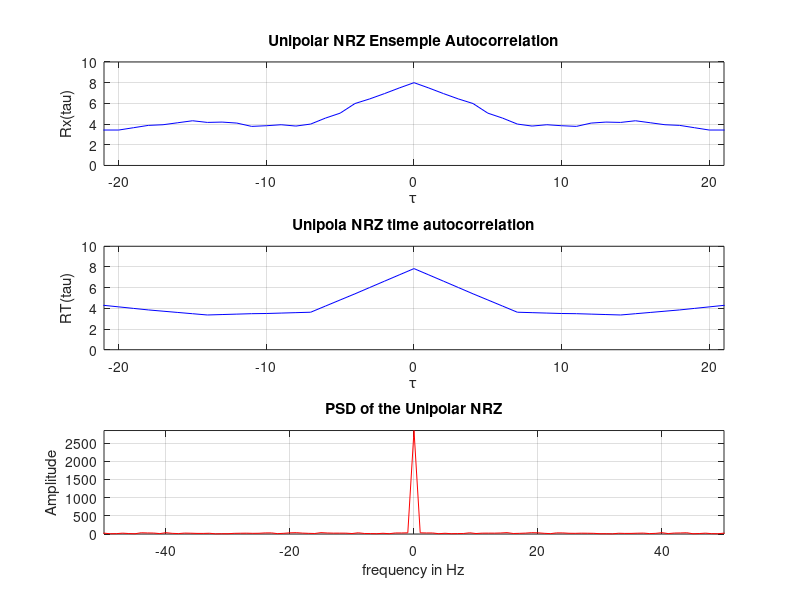

Write MATLAB code to recreate this figure.
clc 
close all 
clear all 

A = 4;
n = 7;   %number of sampels

%% Generating an ensemble consists of 500 realization , each 101 bits
Data = randi( [0 1] , 500 , 101 );

%% Mapping the 1 to be 'A' and 0 to be '0'(Unipolar)
Tx = Data * A;

%% Activating the DAC for 70ms
Tx_out = repelem ( Tx , 1 , 7 );

%% Generating the random time delay 
Td = randi( [0 6] , 500 , 1 );
L = length( Tx_out );


%% Adding the delay time by the concept of circular shifting:
% Tx_row stores every realizations of the generated ensemple and then use circular
% shifting to add the random delay to each realization
for i=1:500
     Tx_row = Tx_out(i,:);
     Tx_col = Tx_row';
     Tx_col= circshift(Tx_col,Td(i));
     Tx_row = Tx_col';
     Tx_out(i,:) = Tx_row;
end

%remove last bit after taking the random delay and add it to the realization using circular shifting  
final_array = Tx_out(1:500,1:700); 

%% Statistical Mean
sum = 0;
for i = 1 : 500
    sum = sum + final_array(i,60);
end
 Unipolar_NRZ_Mean = zeros(1,700);
for t = 1:700
    sum1 = 0;
    for i=1:500
        sum1 = sum1+final_array(i,t);
    end
    Unipolar_NRZ_Mean(t) = sum1/500;
end
figure
plot(Unipolar_NRZ_Mean,'r');
xlabel('time instant');
ylabel('mean across realizations'); 
grid on;
ylim( [-5 5] );

mean = sum/500;
fprintf('the Statistical Mean of Unipolar NRZ Is Equal: %.03f \n' , mean );

 %% ensemble autocorrelation function Rx(τ)
 Rx = zeros( 1 , 700 );
 
 for tau = 0 : 699
     sum_auto = 0;
     for i = 1 : 500
         auto_corr = final_array( i , 1)*final_array( i , tau + 1);
         sum_auto = sum_auto + auto_corr;
     end
     Rx(tau+1) = sum_auto/size(final_array , 1);
 end
temp = fliplr( Rx(2:end) ); %flip the autocorrelation in the negative part
flipped_Rx = [temp Rx];     %concatinate the positive part and the negative part 

%plotting the ensemple autocorrelation
subplot( 3 , 1 , 1);
plot( -(length(flipped_Rx)-1)/2:(length(flipped_Rx)-1)/2 , flipped_Rx, 'b');
xlabel('\tau');
ylabel('Rx(tau)');
title('Unipolar NRZ Ensemple Autocorrelation');
grid on;
axis([-21 21 0 inf]);    %Review the first three bits
ylim( [0 10] );


%% Time Mean:
sum_time = 0;
for i=1:700
    sum_time=sum_time+(final_array(4,i));
end
time_mean = sum_time/(700);
fprintf('The time mean of Unipolar NRZ is equal : %0.3f  \n' , time_mean );

%% time autocorrelation
Rx_time = zeros( 1 , 700 );

%The outer loop changes the time differnce between the two RVs 
%The inner loop sum across the time
for tau = 0 : 699
    sum1 = 0;
    for i = 1 : 700-tau
        sum1 = sum1 + final_array(1 , i) * final_array(1 , i + tau );
    end
    Rx_time ( tau + 1 ) = sum1/(700-tau);
end



temp_time = fliplr( Rx_time(2:end) );    %flip the autocorrelation in the negative part
flipped_Rx_time = [temp_time Rx_time];   %concatinate the positive part and the negative part 

subplot( 3 , 1 , 2 ); 
plot( -(length(flipped_Rx_time)-1)/2:(length(flipped_Rx_time)-1)/2 , flipped_Rx_time , 'b');
xlabel('\tau');
ylabel('RT(tau)');
title('Unipola NRZ time autocorrelation');
grid on;
axis([-21 21 0 inf]);   %Review the first three bits
ylim( [0 10] );

%%Power Spectral density for Unipolar NRZ
autocorr_len = length( Rx ) ;
frequency = -autocorr_len/2 : autocorr_len/2-1;

subplot( 3 , 1 , 3);
plot( frequency , fftshift( abs( fft(Rx) )) , 'r' );
xlabel('frequency in Hz');
ylabel('Amplitude');
grid on;
title('PSD of the Unipolar NRZ');
axis([-50 50 0 inf]);




    
    
        

%% Plotting 5 realizations as an example:
% t = 0:1/7:101-1/7;
% y = zeros( 1 , length(t) );
% for i = 0:4
%     for j = 0 : 7 :7*100-1
%         if final_array(i+1 , j+1 ) == 4
%             y( j+1 : j+7 ) = 4;
%         else
%             y(j+1 : j+7 ) =0;
%         end
%     end
%    
%     figure;
%     plot( t , y , 'lineWidth' , 3);
% end